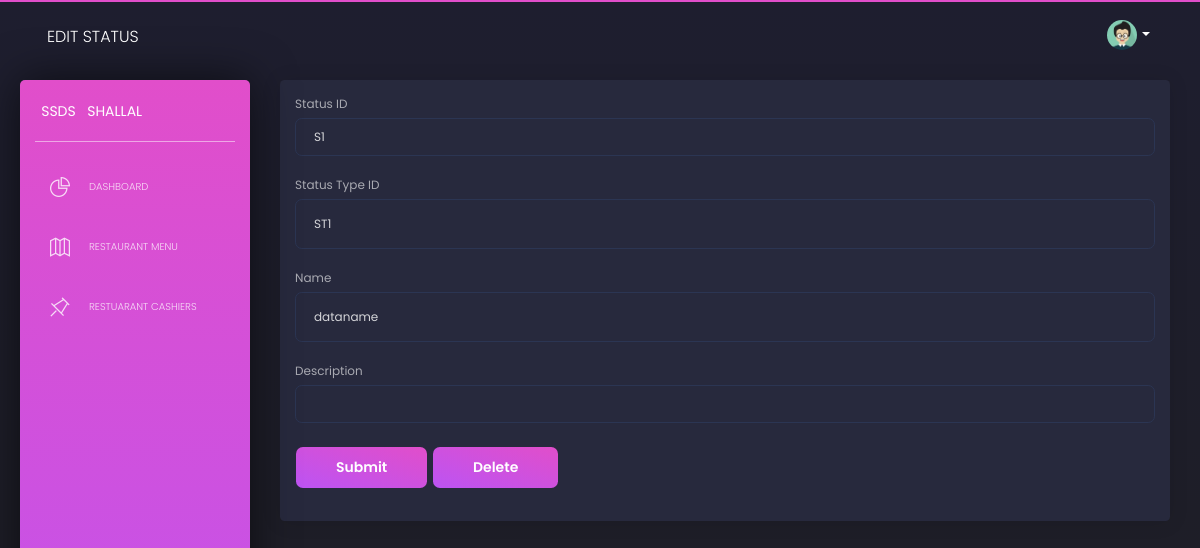
Before: /editStatus/S1 with the older database file.
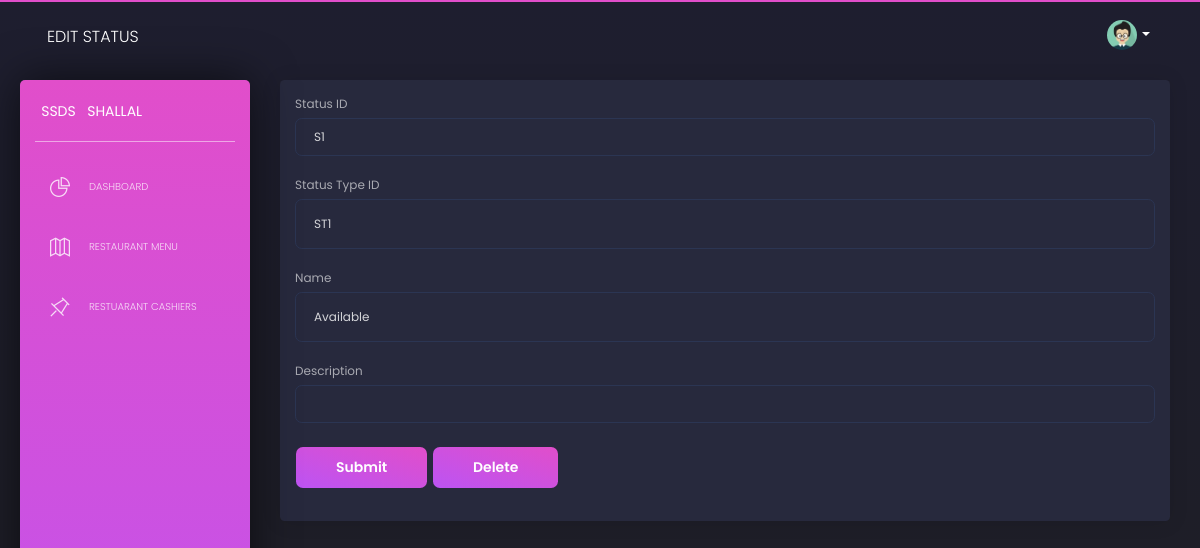
After: the same page with the newer database file.
### database_setup.py (models this page shows)
class Status(Base):
    __tablename__='status'
    stsid=Column(String(10), primary_key=True,nullable=False)
    ststid=Column(String(10),ForeignKey("statustype.ststid"),nullable=False)
    name = Column(String(80), nullable=False)
    description=Column(String(225))

### ssds.py (the view, shortened to what this page needs)
@app.route('/editStatus/<string:stsid>', methods=['GET', 'POST'])
def editStatus(stsid):
    status = session.query(Status).filter_by(stsid=stsid).first()
    if request.method == 'POST' and request.form['submit_button'] == 'delete':
        session.delete(status)
        session.commit()
        return redirect(url_for('showRestaurantMenu'))
    else:
        return render_template('editStatus.html',
                               status=status)

### templates/editStatus.html (shortened to what this page needs)
<html lang="en" class="perfect-scrollbar-on"><head>
    <link href="https://use.fontawesome.com/releases/v5.0.6/css/all.css" rel="stylesheet">
    <link href="{{ url_for('static', filename='assets/css/nucleo-icons.css') }}" rel="stylesheet">
    <link href="{{ url_for('static', filename='assets/css/black-dashboard.css') }}" rel="stylesheet">
    <link href="{{ url_for('static', filename='assets/demo/demo.css') }}" rel="stylesheet">
</head>
  <body class="">
    <div class="wrapper">
      <div class="sidebar">
        <div class="sidebar-wrapper ps">
          <div class="logo">
            <a href="javascript:void(0)" class="simple-text logo-mini">
              SSDS
            </a>
            <a href="javascript:void(0)" class="simple-text logo-normal">
              Shallal
            </a>
          </div>
          <ul class="nav">
            <li class="">
              <a href="{{url_for('showDashboard') }}">
                <i class="tim-icons icon-chart-pie-36"></i>
                <p>Dashboard</p>
              </a>
            </li>
            <li>
              <a href="{{url_for('showRestaurantMenu') }}">
                <i class="tim-icons icon-map-big
  "></i>
                <p>Restaurant Menu</p>
              </a>
            </li>
            <li>
                <a href="/Cashiers">
                  <i class="tim-icons icon-pin"></i>
                  <p>Restuarant Cashiers</p>
                </a>
            </li>
          </ul>
        </div>
      </div>
      <div class="main-panel ps">
        <nav class="navbar navbar-expand-lg navbar-absolute navbar-transparent">
          <div class="container-fluid">
            <div class="navbar-wrapper">
              <a class="navbar-brand" href="javascript:void(0)">Edit Status</a>
            </div>
            <div class="collapse navbar-collapse" id="navigation">
              <ul class="navbar-nav ml-auto">
                <li class="dropdown nav-item">
                  <a href="#" class="dropdown-toggle nav-link" data-toggle="dropdown">
                    <div class="photo">
                      <img src="{{ url_for('static', filename='assets/img/anime3.png') }}" alt="Profile Photo">
                    </div>
                    <b class="caret d-none d-lg-block d-xl-block"></b>
                  </a>
                </li>
              </ul>
            </div>
          </div>
        </nav>
        <div class="content">
        <div class="card">
          <div class ="card-body">
            <form action="#" method="post">
                <div class="form-group">
                    <label for="stsid">Status ID</label>
                    <input type="stsid" class="form-control" name="stsid"  value="{{status.stsid}}">
                  </div>
                  <div class="form-group">
                      <label for="ststid">Status Type ID</label>
                      <input style="height:50px;" type="ststid" class="form-control" name="ststid"  value="{{status.ststid}}">
                    </div>
                    <div class="form-group">
                      <label for="name">Name</label>
                      <input style="height:50px"  class="form-control" name="name" value="{{status.name}}"">
                    </div>
                      <div class="form-group">
                          <label for="description">Description</label>
                        <input type="description" class="form-control" name="description"  value="{{status.description}}">
                    </div>
                    <button type="submit" name ="submit_button" value ="submit"class="btn btn-primary">Submit</button>
                    <button type="submit" name ="submit_button" value= "delete"class="btn btn-primary">Delete</button>
            </form>
          </div>
        </div>
            </div>
  </div></div></body></html>

Changed rows visible on the page:
changed Status "ST1": name "dataname" → "Available"
